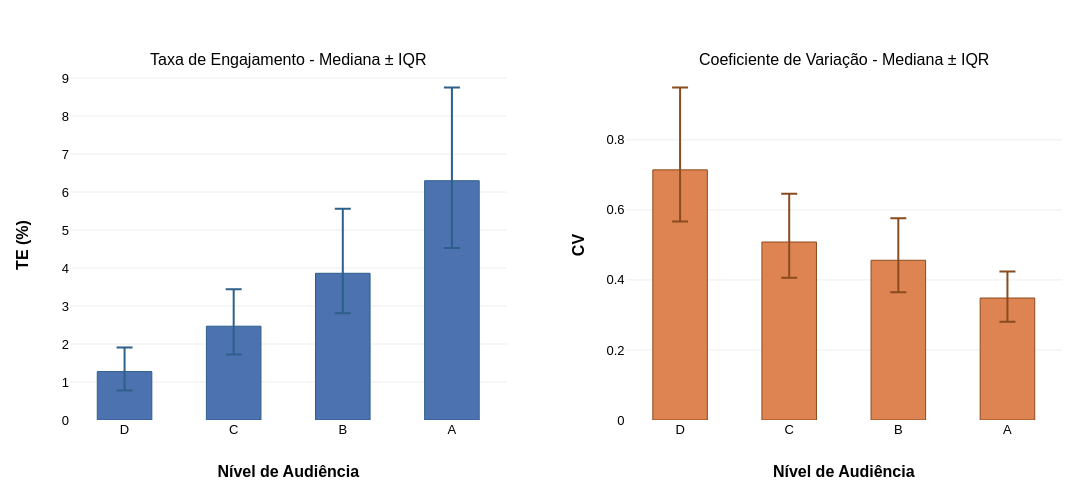

The code cell stored with this chart in its notebook:
### Code cell
# Estatísticas por tier
stats = (
    perfis
    .group_by("tier_audiencia")
    .agg(
        pl.col("erclassico_mediana").median().alias("te_median"),
        pl.col("erclassico_mediana").quantile(0.25).alias("te_q1"),
        pl.col("erclassico_mediana").quantile(0.75).alias("te_q3"),
        pl.col("cv").median().alias("cv_median"),
        pl.col("cv").quantile(0.25).alias("cv_q1"),
        pl.col("cv").quantile(0.75).alias("cv_q3"),
    )
    .with_columns(
        pl.col("tier_audiencia")
          .replace({tier: i for i, tier in enumerate(ORDEM_TIER)})
          .alias("ordem")
    )
    .sort("ordem")
    .drop("ordem")
    .to_pandas()
)

# Figura
fig = make_subplots(
    rows=1, cols=2,
    subplot_titles=(
        "Taxa de Engajamento - Mediana ± IQR",
        "Coeficiente de Variação - Mediana ± IQR"
    ),
    horizontal_spacing=0.12
)

# H1 — TE
fig.add_trace(
    go.Bar(
        name="TE",
        x=stats["tier_audiencia"],
        y=stats["te_median"],
        error_y=dict(
            type="data",
            symmetric=False,
            array=(stats["te_q3"] - stats["te_median"]).tolist(),
            arrayminus=(stats["te_median"] - stats["te_q1"]).tolist(),
            color="#2c5f8a",
            thickness=2,
            width=8,
        ),
        marker_color="#4C72B0",
        marker_line=dict(color="#2c5f8a", width=1),
        width=0.5,
    ),
    row=1, col=1
)

# H2 — CV
fig.add_trace(
    go.Bar(
        name="CV",
        x=stats["tier_audiencia"],
        y=stats["cv_median"],
        error_y=dict(
            type="data",
            symmetric=False,
            array=(stats["cv_q3"] - stats["cv_median"]).tolist(),
            arrayminus=(stats["cv_median"] - stats["cv_q1"]).tolist(),
            color="#8a4c1e",
            thickness=2,
            width=8,
        ),
        marker_color="#DD8452",
        marker_line=dict(color="#8a4c1e", width=1),
        width=0.5,
    ),
    row=1, col=2
)

fig.update_layout(
    template="none",
    paper_bgcolor="#ffffff",
    plot_bgcolor="#ffffff",
    font=dict(family="Arial", size=13, color="black"),
    margin=dict(l=70, r=30, t=70, b=60),
    width=1100,
    height=480,
    showlegend=False,
)

# Eixos
fig.update_xaxes(title_text="<b>Nível de Audiência", row=1, col=1,
                 categoryorder="array", categoryarray=["D", "C", "B", "A"])
fig.update_xaxes(title_text="<b>Nível de Audiência", row=1, col=2,
                 categoryorder="array", categoryarray=["D", "C", "B", "A"])
fig.update_yaxes(title_text="<b>TE (%)", row=1, col=1,
                 gridcolor="#eeeeee", zeroline=False)
fig.update_yaxes(title_text="<b>CV", row=1, col=2,
                 gridcolor="#eeeeee", zeroline=False)

fig.write_image("output/fig_mediana_iqr_te_cv.png", scale=2)
fig.show()

### Figure 1 — Plotly figure (JSON) as saved in the notebook; plotly's stock layout.template omitted (floating-point values rounded to 4 significant figures)
{"data": [{"error_y": {"array": [0.6349, 0.9707, 1.696, 2.454], "arrayminus": [0.4979, 0.7431, 1.051, 1.768], "color": "#2c5f8a", "symmetric": false, "thickness": 2, "type": "data", "width": 8}, "marker": {"color": "#4C72B0", "line": {"color": "#2c5f8a", "width": 1}}, "name": "TE", "type": "bar", "width": 0.5, "x": ["D", "C", "B", "A"], "xaxis": "x", "y": [1.274, 2.469, 3.862, 6.298], "yaxis": "y"}, {"error_y": {"array": [0.2352, 0.1375, 0.1199, 0.07581], "arrayminus": [0.1475, 0.1018, 0.09154, 0.06794], "color": "#8a4c1e", "symmetric": false, "thickness": 2, "type": "data", "width": 8}, "marker": {"color": "#DD8452", "line": {"color": "#8a4c1e", "width": 1}}, "name": "CV", "type": "bar", "width": 0.5, "x": ["D", "C", "B", "A"], "xaxis": "x2", "y": [0.7144, 0.5083, 0.4562, 0.3483], "yaxis": "y2"}], "layout": {"annotations": [{"font": {"size": 16}, "showarrow": false, "text": "Taxa de Engajamento - Mediana ± IQR", "x": 0.22, "xanchor": "center", "xref": "paper", "y": 1, "yanchor": "bottom", "yref": "paper"}, {"font": {"size": 16}, "showarrow": false, "text": "Coeficiente de Variação - Mediana ± IQR", "x": 0.78, "xanchor": "center", "xref": "paper", "y": 1, "yanchor": "bottom", "yref": "paper"}], "font": {"color": "black", "family": "Arial", "size": 13}, "height": 480, "margin": {"b": 60, "l": 70, "r": 30, "t": 70}, "paper_bgcolor": "#ffffff", "plot_bgcolor": "#ffffff", "showlegend": false, "width": 1100, "xaxis": {"anchor": "y", "categoryarray": ["D", "C", "B", "A"], "categoryorder": "array", "domain": [0, 0.44], "title": {"text": "<b>Nível de Audiência"}}, "xaxis2": {"anchor": "y2", "categoryarray": ["D", "C", "B", "A"], "categoryorder": "array", "domain": [0.56, 1], "title": {"text": "<b>Nível de Audiência"}}, "yaxis": {"anchor": "x", "domain": [0, 1], "gridcolor": "#eeeeee", "title": {"text": "<b>TE (%)"}, "zeroline": false}, "yaxis2": {"anchor": "x2", "domain": [0, 1], "gridcolor": "#eeeeee", "title": {"text": "<b>CV"}, "zeroline": false}}}
